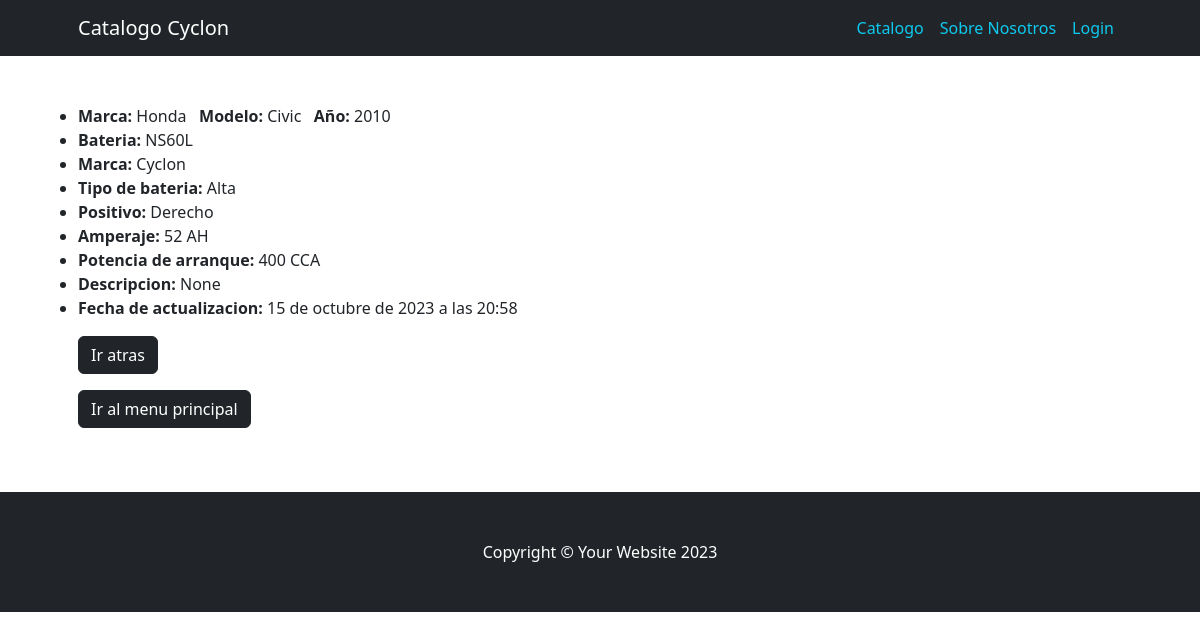
The app's page /catalogo/catalogo/detail/3, older data.
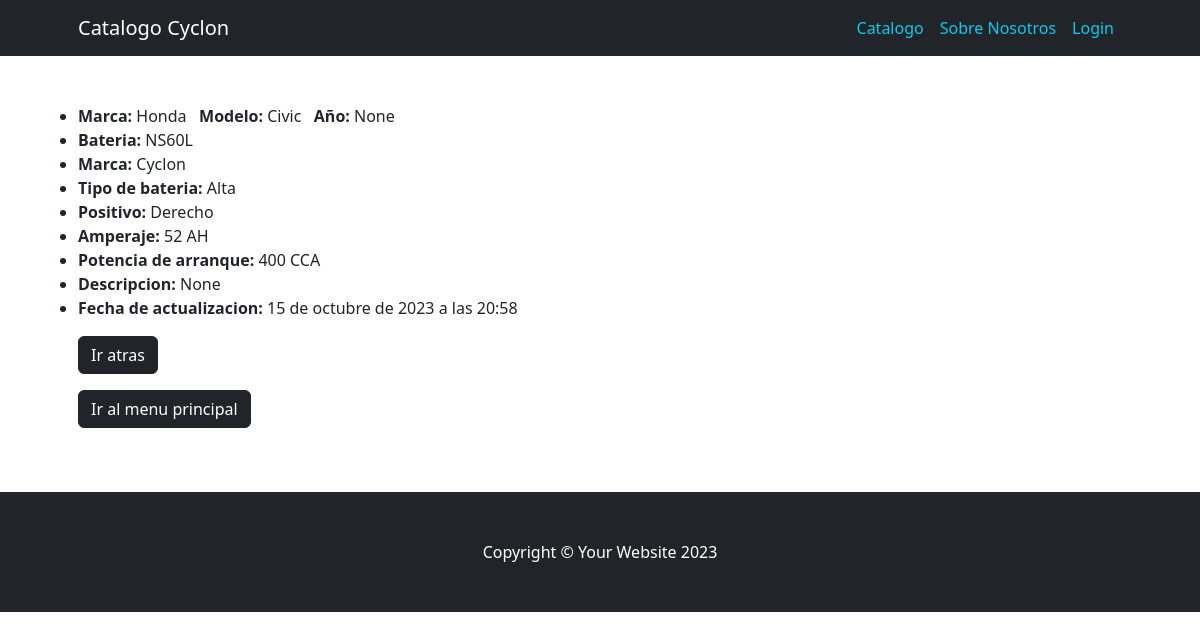
The same page, newer data.
### catalogo/models.py (models this page shows, shortened)
class Catalogo(models.Model):
    marca = models.ForeignKey(MarcaCategoria, on_delete=models.SET_NULL, blank=True, null=True, verbose_name="marca")
    modelo = models.ForeignKey(ModeloCategoria, on_delete=models.SET_NULL, blank=True, null=True, verbose_name="modelo")
    año = models.ForeignKey(AñoCategoria, on_delete=models.SET_NULL, blank=True, null=True, verbose_name="año")
    bateria = models.ForeignKey(BateriaCategoria, on_delete=models.SET_NULL, blank=True, null=True, verbose_name="bateria")
    descripcion = models.CharField(max_length=250, null=True, blank=True, verbose_name="descripcion")
    fecha_actualizacion = models.DateTimeField(default=timezone.now, editable=False, verbose_name="fecha de actualizacion")
    class Meta:
        verbose_name = "catalogo"
        verbose_name_plural = "catalogo"

class AñoCategoria(models.Model):
    año = models.IntegerField()
    class Meta:
        verbose_name = "año"
        verbose_name_plural = "año"
    def __str__(self) -> str:
        return f"{self.año}"

class MarcaCategoria(models.Model):
    marca = models.CharField(max_length=100)
    class Meta:
        verbose_name = "marca"
        verbose_name_plural = "marca"
    def __str__(self) -> str:
        return self.marca

class ModeloCategoria(models.Model):
    modelo = models.CharField(max_length=100)
    class Meta:
        verbose_name = "modelo"
        verbose_name_plural = "modelo"
    def __str__(self) -> str:
        return self.modelo

class BateriaCategoria(models.Model):
    bateria = models.CharField(max_length=100)
    marca = models.CharField(max_length=100)
    tipo_bateria = models.CharField(max_length=100)
    positivo = models.CharField(max_length=100)
    amperaje = models.CharField(max_length=100)
    potencia_arranque = models.CharField(max_length=100)
    tipo_borne = models.CharField(max_length=100)
    descripcion = models.CharField(max_length=250, null=True, blank=True, verbose_name="descripcion")
    class Meta:
        verbose_name = "bateria"
        verbose_name_plural = "bateria"
    def __str__(self) -> str:
        return f"{self.bateria}"

### catalogo/views.py (the view)
# urls.py: path("catalogo/detail/<int:pk>", views.CatalogoDetail.as_view(), name = "catalogo_detail"),
class CatalogoDetail(DetailView):
    model = models.Catalogo

### catalogo/templates/catalogo/catalogo_detail.html
{% extends "catalogo/base.html" %}
{% block catalogo %}
            <ul>
                <li><strong>Marca:</strong> {{ object.marca }} &nbsp <strong>Modelo:</strong> {{ object.modelo }} &nbsp <strong>Año:</strong> {{ object.año }}</li>
                <li><strong>Bateria:</strong> {{ object.bateria }} </li>
                <li><strong>Marca:</strong> {{ object.bateria.marca }} </li>
                <li><strong>Tipo de bateria:</strong> {{ object.bateria.tipo_bateria }} </li>
                <li><strong>Positivo:</strong> {{ object.bateria.positivo }} </li>
                <li><strong>Amperaje:</strong> {{ object.bateria.amperaje }} AH </li>
                <li><strong>Potencia de arranque:</strong> {{ object.bateria.potencia_arranque }} CCA </li>
                <li><strong>Descripcion:</strong> {{ object.descripcion }} </li>
                <li><strong>Fecha de actualizacion:</strong> {{ object.fecha_actualizacion }} </li>
            </ul>
            <p><a class="btn btn-dark" href="{% url 'catalogo:catalogo_list' %}">Ir atras</a></p>
            <p><a class="btn btn-dark" href="{% url 'home:index' %}">Ir al menu principal</a></p>
{% endblock catalogo %}

Row changes from the older to the newer data that the page shows:
changed Catalogo "None": año "2010" → "None"
